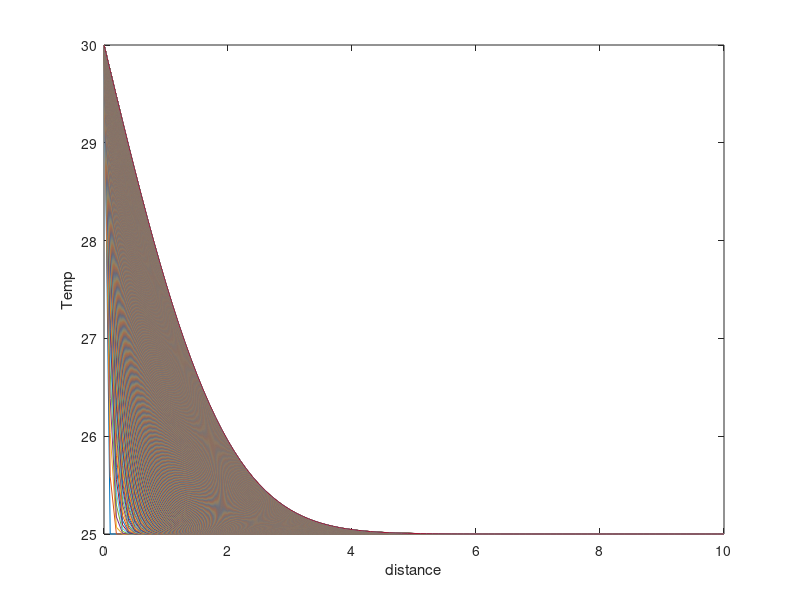

The MATLAB source for this figure:
clear;
close all;

%initial conditions
Tin = 30;
Ta = 25;
T0 = Ta;
%other specifications
alpha = 1.172e-5;
k = 40;
h = 100;
A = 2*sqrt(pi)*0.1; %2*pi*r*dx
V = 0.1; %pi*r^2*dx
rhocp = 3.41e6;

L = 5;
dx = 0.1;
dt = 0.1;
t = 0:dt:100;
x = 0:dx:10;

[~,n] = size(x);
[~,m] = size(t);

T = zeros(m,n);

T(1,:) = T0;
T(:,1) = Tin;

%angan divided ra term with rho cp

for i = 1:m-1
    for j = 2:n
        if(j == n)
            T(i+1,j) = T(i,j) + (alpha*1000*(T(i,j-1) - T(i,j))/(dx^2) - (h*A/(rhocp*V))*(T(i,j) - Ta))*dt;
        else
            T(i+1,j) = T(i,j) + (alpha*1000*(T(i,j-1) - 2*T(i,j) + T(i,j+1))/(dx^2) - (h*A/(rhocp*V))*(T(i,j) - Ta))*dt;
        end
     end
end

plot(x,T);
ylabel("Temp");
xlabel("distance");

